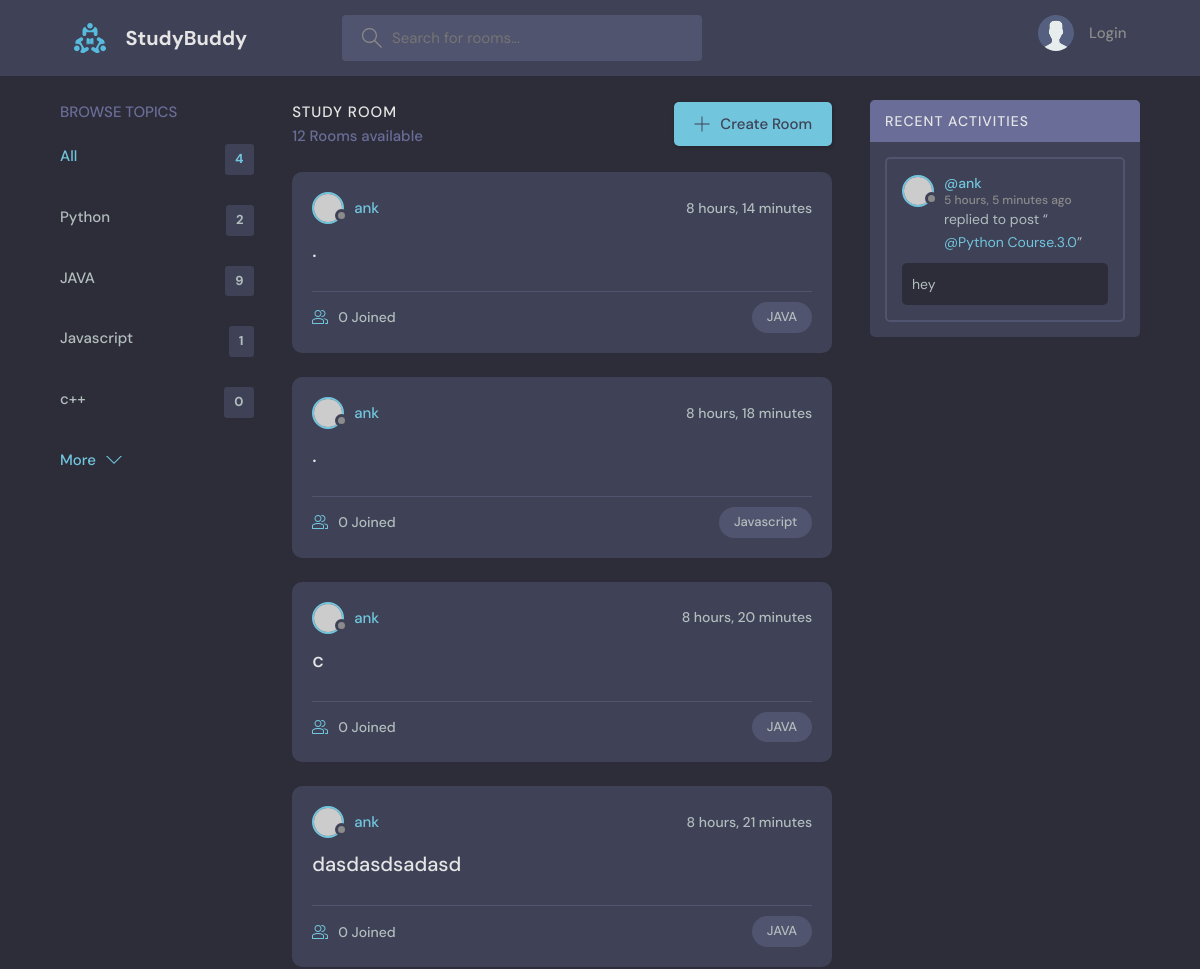
The app's page / (upper part), older data.
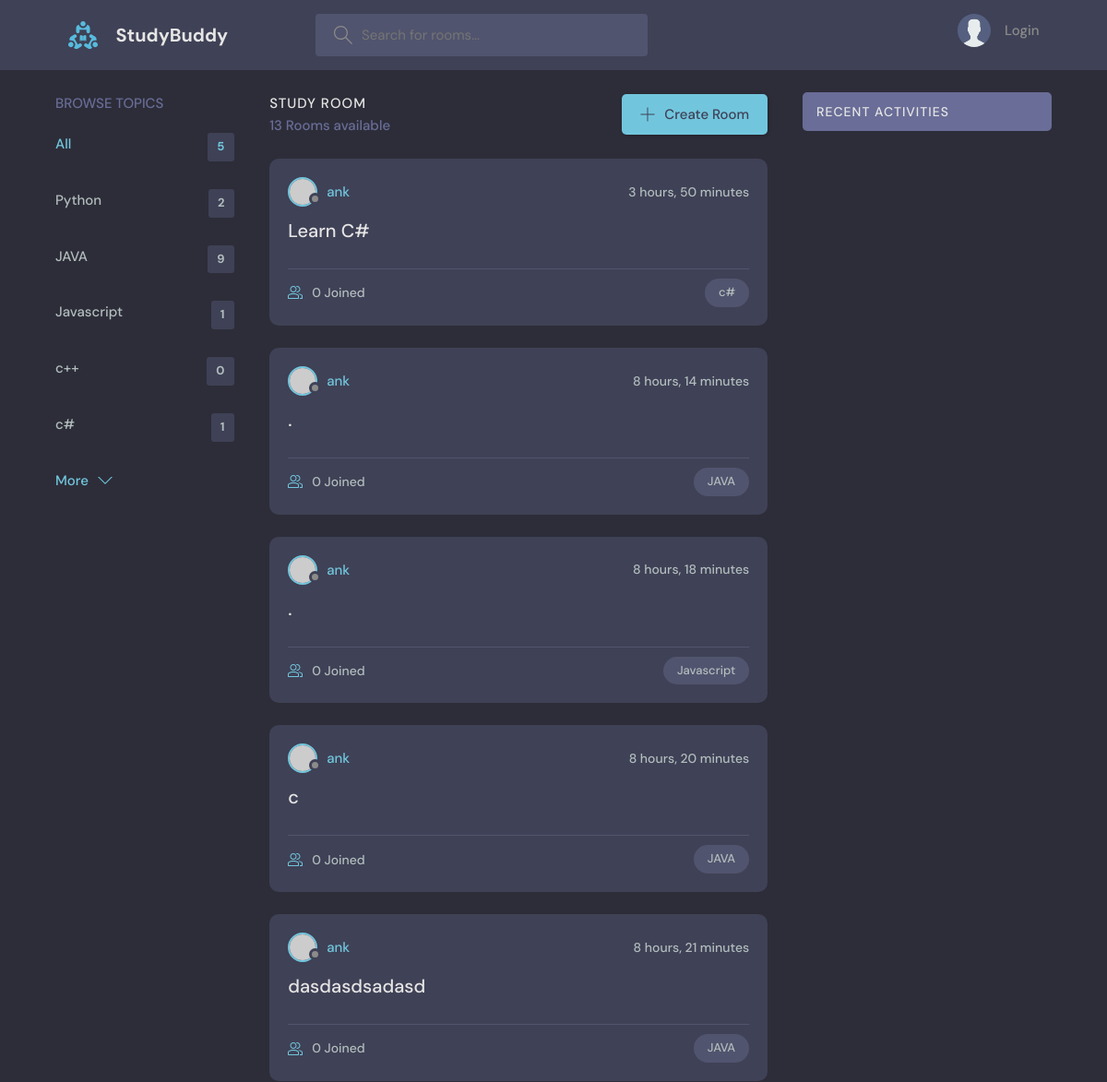
The same page, newer data.
### base/models.py (models this page shows, shortened)
class Topic(models.Model):
    name = models.CharField(max_length=200)

class Room(models.Model):
    host = models.ForeignKey(User, on_delete=models.SET_NULL, null=True)
    topic = models.ForeignKey(Topic, on_delete=models.SET_NULL, null=True)
    name = models.CharField(max_length=200)
    description = models.TextField(null=True, blank=True)
    participants = models.ManyToManyField(User,related_name='participants', blank=True)
    updated = models.DateTimeField(auto_now=True)
    created = models.DateTimeField(auto_now_add=True)
    def __str__(self):
        return self.name
    class Meta:
        ordering = ['-updated','-created']

class Message(models.Model):
    user = models.ForeignKey(User, on_delete=models.CASCADE)
    room = models.ForeignKey(Room, on_delete=models.CASCADE)
    body = models.TextField()
    updated = models.DateTimeField(auto_now=True)
    created = models.DateTimeField(auto_now_add=True)
    class Meta:
        ordering = ['-updated', '-created']

### base/views.py (the view)
# urls.py: 2. Add a URL to urlpatterns:  path('', views.home, name='home')
def home(request):
    q = request.GET.get('q') if request.GET.get('q') != None else ''
    rooms = Room.objects.filter(Q(topic__name__icontains=q) | Q(name__icontains=q) | Q(description__icontains=q))
    print(rooms)
    topics = Topic.objects.all()
    room_count = rooms.count()
    room_message = Message.objects.filter(Q(room__topic__name__icontains=q))
    context = {'rooms': rooms, 'topics': topics, 'room_count': room_count, 'room_message':room_message}
    return render(request, 'base/home.html', context)

### base/templates/base/home.html (shortened to what this page needs)
{% extends 'main.html' %}
{% block content %}
    <main class="layout layout--3">
      <div class="container">
           {% include 'base/topics_component.html' %}
        <div class="roomList">
          <div class="roomList__header">
            <div>
              <h2>Study Room</h2>
              <p>{{rooms.count}} Rooms available</p>
            </div>
            <a class="btn btn--main" href="{% url 'create-room' %}">
              <svg version="1.1" xmlns="http://www.w3.org/2000/svg" width="32" height="32" viewBox="0 0 32 32">
                <title>add</title>
                <path
                  d="M16.943 0.943h-1.885v14.115h-14.115v1.885h14.115v14.115h1.885v-14.115h14.115v-1.885h-14.115v-14.115z"
                ></path>
              </svg>
              Create Room
            </a>
          </div>
         {% include 'base/feed_component.html' %}
        </div>
        {% include 'base/activity_component.html' %}
      </div>
    </main>
  {% endblock %}

### base/templates/base/topics_component.html
 <div class="topics">
          <div class="topics__header">
            <h2>Browse Topics</h2>
          </div>
          <ul class="topics__list">
            <li>
              <a href="{% url 'home' %}" class="active">All <span>{{topics.count}}</span></a>
            </li>
              {% for topic in topics %}
         <li>
             <a href="{% url 'home' %}?q={{topic.name}}">{{topic.name}}<span>{{topic.room_set.all.count}}</span></a>
         </li>
        {% endfor %}
          </ul>
          <a class="btn btn--link" href="topics.html">
            More
            <svg version="1.1" xmlns="http://www.w3.org/2000/svg" width="32" height="32" viewBox="0 0 32 32">
              <title>chevron-down</title>
              <path d="M16 21l-13-13h-3l16 16 16-16h-3l-13 13z"></path>
            </svg>
          </a>
        </div>

### base/templates/base/feed_component.html (shortened to what this page needs)
{% for room in rooms %}
 <div class="roomListRoom">
            <div class="roomListRoom__header">
              <a href="{% url 'user-profile' room.host.id %}" class="roomListRoom__author">
                <div class="avatar avatar--small">
                  <img src="https://randomuser.me/api/portraits/women/11.jpg" />
                </div>
                <span>{{room.host.username}}</span>
              </a>
              <div class="roomListRoom__actions">
                <span>{{room.created|timesince}}</span>
              </div>
            </div>
            <div class="roomListRoom__content">
              <a href="{% url 'room' room.id %}">{{room.name}}</a>
            </div>
            <div class="roomListRoom__meta">
              <a href="{% url 'room' room.id %}" class="roomListRoom__joined">
                 {{room.participants.all.count}} Joined
              </a>
              <p class="roomListRoom__topic">{{room.topic.name}}</p>
            </div>
          </div>
{% endfor %}

### base/templates/base/activity_component.html (shortened to what this page needs)
 <div class="activities">
          <div class="activities__header">
            <h2>Recent Activities</h2>
          </div>
          {% for message in room_message %}
          <div class="activities__box">
            <div class="activities__boxHeader roomListRoom__header">
              <a href="{% url 'user-profile' message.user.id %}" class="roomListRoom__author">
                <div class="avatar avatar--small">
                  <img src="https://randomuser.me/api/portraits/women/11.jpg" />
                </div>
                <p>
               @{{message.user}}
                  <span>{{message.created|timesince}} ago</span>
                </p>
              </a>
            </div>
            <div class="activities__boxContent">
              <p>replied to post “<a href="{% url 'room' message.room.id %}">@{{message.room.name}}</a>”</p>
              <div class="activities__boxRoomContent">
                  {{message.body}}
              </div>
            </div>
          </div>
        {% endfor %}
        </div>

Row changes from the older to the newer data that the page shows:
removed Message: user "ank", created "5 hours, 5 minutes", room.name "Python Course.3.0", body "hey"
added Topic: name "c#", room_set.all.count "1"
added Room: host.username "ank", created "3 hours, 50 minutes", name "Learn C#", participants.all.count "0", topic.name "c#"
Text that changed along with them:
{{ topics.count }}: "4" → "5"
{{ rooms.count }}: "12" → "13"
